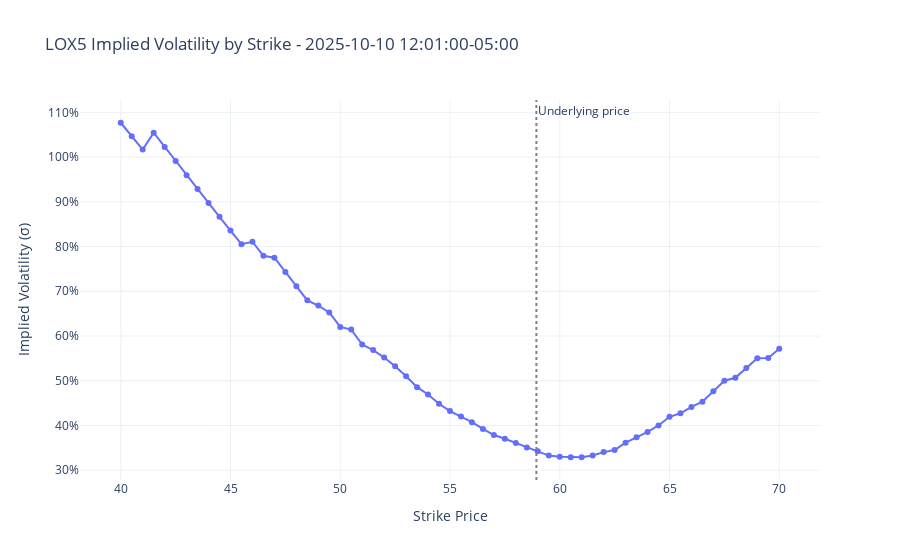

Write notebook code for a chart like this one.
### Markdown cell above
### Simplest implied vol skew

Most presentations of skew avoid showing the reality of the bids and offers on calls and puts in a real options market.

For example, a common choice is to only plot strikes near the underlying price and use the mid-price to imply the vol.

### Code cell
near_atm = (40.0, 70.0)
fig = go.Figure()
add_vol_plot(
    fig=fig,
    vol_df=call_options,
    name="Midprice vol",
    y_col="iv_midprice",
    strike_range=near_atm,
)
add_underlying(fig=fig, underlying_price=underlying_price)
layout_vol(fig=fig, label=option_label, detail=end)
fig.show()

### Figure 1 — Plotly figure (JSON) as saved in the notebook; plotly's stock layout.template omitted (floating-point values rounded to 4 significant figures)
{"data": [{"mode": "lines+markers", "name": "Midprice vol", "x": [40.0, 40.5, 41.0, 41.5, 42.0, 42.5, 43.0, 43.5, 44.0, 44.5, 45.0, 45.5, 46.0, 46.5, 47.0, 47.5, 48.0, 48.5, 49.0, 49.5, 50.0, 50.5, 51.0, 51.5, 52.0, 52.5, 53.0, 53.5, 54.0, 54.5, 55.0, 55.5, 56.0, 56.5, 57.0, 57.5, 58.0, 58.5, 59.0, 59.5, 60.0, 60.5, 61.0, 61.5, 62.0, 62.5, 63.0, 63.5, 64.0, 64.5, 65.0, 65.5, 66.0, 66.5, 67.0, 67.5, 68.0, 68.5, 69.0, 69.5, 70.0], "y": [1.077, 1.047, 1.017, 1.055, 1.023, 0.9911, 0.9597, 0.9284, 0.8974, 0.8665, 0.8358, 0.8052, 0.8107, 0.7794, 0.775, 0.7431, 0.7114, 0.6798, 0.6681, 0.6528, 0.6202, 0.6144, 0.581, 0.5685, 0.552, 0.5324, 0.5101, 0.4856, 0.4692, 0.4486, 0.4321, 0.4202, 0.4073, 0.3922, 0.3786, 0.3703, 0.3608, 0.3508, 0.3423, 0.3327, 0.3301, 0.329, 0.3289, 0.3331, 0.3405, 0.3449, 0.3616, 0.3734, 0.3856, 0.4001, 0.4194, 0.4273, 0.4415, 0.4532, 0.4768, 0.5, 0.5067, 0.5287, 0.5504, 0.5509, 0.5715], "type": "scatter"}], "layout": {"shapes": [{"line": {"color": "gray", "dash": "dot"}, "type": "line", "x0": 58.94, "x1": 58.94, "xref": "x", "y0": 0, "y1": 1, "yref": "y domain"}], "annotations": [{"showarrow": false, "text": "Underlying price", "x": 58.94, "xanchor": "left", "xref": "x", "y": 1, "yanchor": "top", "yref": "y domain"}], "title": {"text": "LOX5 Implied Volatility by Strike - 2025-10-10 12:01:00-05:00"}, "xaxis": {"title": {"text": "Strike Price"}}, "yaxis": {"title": {"text": "Implied Volatility (σ)"}, "tickformat": ".0%"}}}
